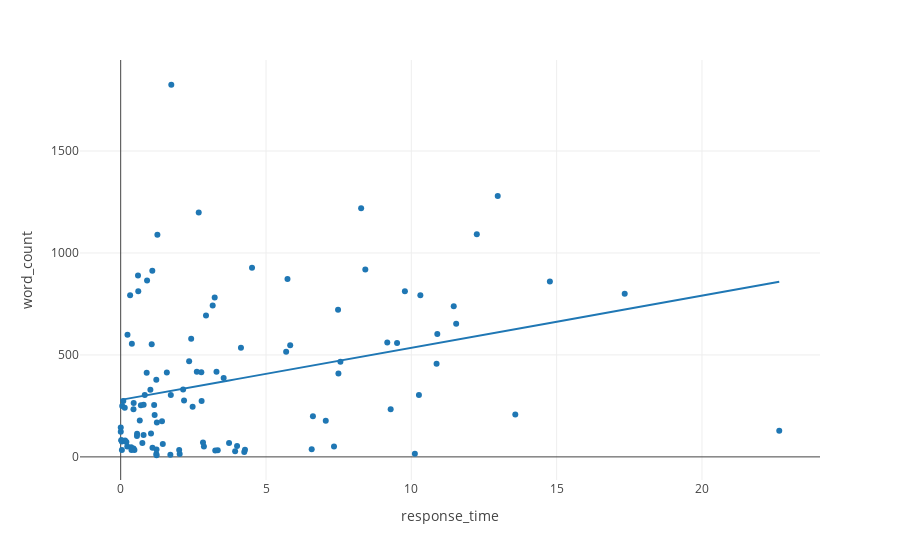

Write notebook code for a chart like this one.
### Code cell
px.scatter(my_messages, x='response_time', y='word_count', trendline='ols', template='gridon')
